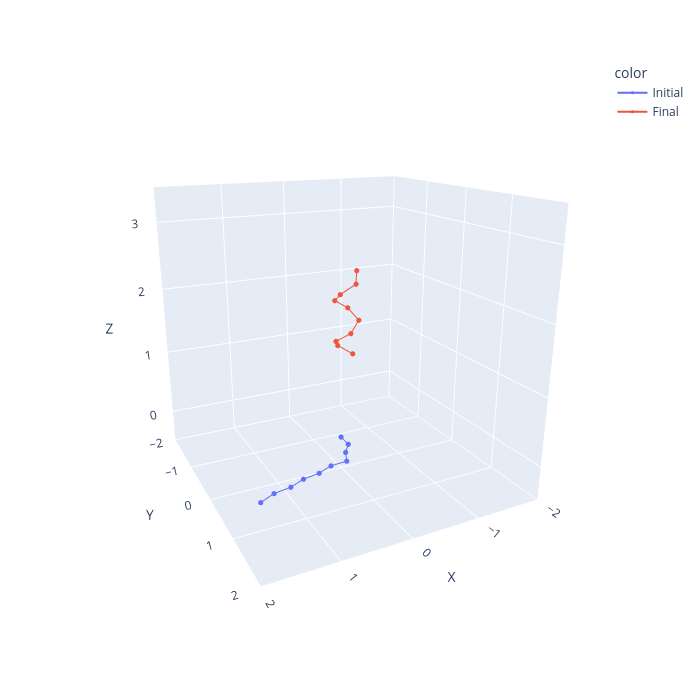

The cell this chart's notebook holds for it:
### Code cell
fig = naga.visualise_simulation_start_to_finish(configurations)
fig.update_layout(
    scene=dict(
        xaxis=dict(range=[-2, 2], dtick=1),
        yaxis=dict(range=[-2, 2], dtick=1),
        zaxis=dict(range=[-0.5, 3.5], dtick=1),
        aspectmode="manual",
        aspectratio=dict(x=1, y=1, z=1),
    ),
    scene_camera=dict(
        eye=dict(x=1, y=2, z=0.75) 
    )
)
fig.show()
fig.write_image('start_finish_spiral.pdf')

### Figure 1 — Plotly figure (JSON) as saved in the notebook; plotly's stock layout.template omitted (floating-point values rounded to 4 significant figures)
{"data": [{"hovertemplate": "color=Initial<br>X=%{x}<br>Y=%{y}<br>Z=%{z}<extra></extra>", "legendgroup": "Initial", "line": {"color": "#636efa", "dash": "solid"}, "marker": {"size": 3, "symbol": "circle"}, "mode": "lines+markers", "name": "Initial", "scene": "scene", "showlegend": true, "type": "scatter3d", "x": [0.0, 0.009124, 0.1545, 0.2541, 0.5031, 0.7289, 0.9744, 1.198, 1.444, 1.663], "y": [0.0, 0.2498, 0.4532, 0.6825, 0.7043, 0.8118, 0.8587, 0.9708, 1.017, 1.137], "z": [0.0, 0.0, 0.0, 0.0, 0.0, 0.0, 0.0, 0.0, 0.0, 0.0]}, {"hovertemplate": "color=Final<br>X=%{x}<br>Y=%{y}<br>Z=%{z}<extra></extra>", "legendgroup": "Final", "line": {"color": "#EF553B", "dash": "solid"}, "marker": {"size": 3, "symbol": "circle"}, "mode": "lines+markers", "name": "Final", "scene": "scene", "showlegend": true, "type": "scatter3d", "x": [-0.1651, -0.06027, 0.1401, 0.1189, -0.09075, -0.1596, 0.02042, 0.1688, 0.05459, -0.1455], "y": [0.1405, 0.3228, 0.258, 0.04829, 0.02422, 0.224, 0.335, 0.1838, 0.005187, 0.07588], "z": [2.5, 2.365, 2.23, 2.096, 1.962, 1.828, 1.695, 1.562, 1.429, 1.297]}], "layout": {"height": 700, "legend": {"title": {"text": "color"}, "tracegroupgap": 0}, "margin": {"t": 60}, "scene": {"aspectmode": "manual", "aspectratio": {"x": 1, "y": 1, "z": 1}, "camera": {"eye": {"x": 1, "y": 2, "z": 0.75}}, "domain": {"x": [0, 1], "y": [0, 1]}, "xaxis": {"dtick": 1, "range": [-2, 2], "title": {"text": "X"}}, "yaxis": {"dtick": 1, "range": [-2, 2], "title": {"text": "Y"}}, "zaxis": {"dtick": 1, "range": [-0.5, 3.5], "title": {"text": "Z"}}}, "width": 700}}
